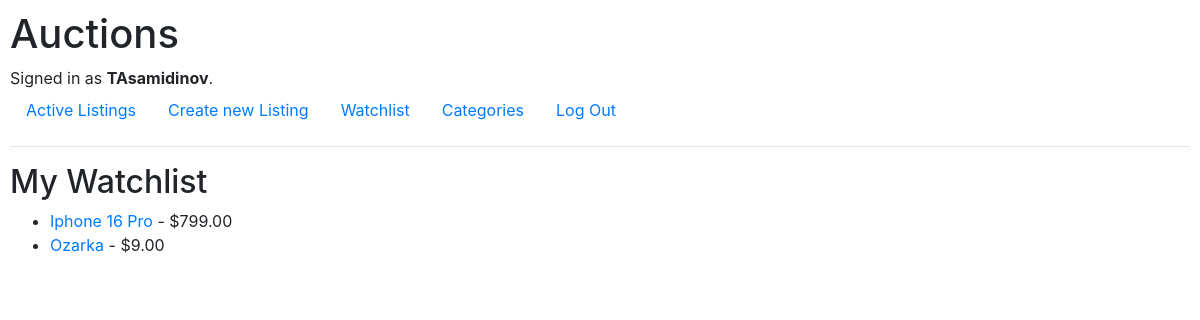
Screenshot of /watchlist (signed in) with the database file from the repository.
### auctions/models.py (models this page shows, shortened)
class User(AbstractUser):
    name = models.CharField(max_length=255, blank=True)
    surname = models.CharField(max_length=255, blank=True)
    email = models.EmailField(unique=True)
    phone_number = models.CharField(max_length=15, blank=True)
    address = models.TextField(blank=True)
    date_of_birth = models.DateField(null=True, blank=True)
    is_verified = models.BooleanField(default=False)
    watchlist = models.ManyToManyField('Listing', related_name='watchers', blank=True)

class Listing(models.Model):
    title = models.CharField(max_length=255)
    description = models.TextField()
    price = models.DecimalField(max_digits=10, decimal_places=2)
    created_at = models.DateTimeField(auto_now_add=True)
    updated_at = models.DateTimeField(auto_now=True)
    owner = models.ForeignKey(User, on_delete=models.CASCADE)
    category = models.CharField(max_length=50, blank=True)
    image_url = models.URLField(blank=True, null=True)
    is_active = models.BooleanField(default=True)
    winner = models.ForeignKey(User, related_name='won_listings', null=True, blank=True, on_delete=models.SET_NULL)

### auctions/views.py (the view)
# urls.py: path("watchlist", views.watchlist, name="watchlist"),
def watchlist(request):
    if request.user.is_authenticated:
        watchlist_items = request.user.watchlist.all()
        return render(request, "auctions/watchlist.html", {
            "watchlist": watchlist_items
        })
    else:
        return render(request, "auctions/login.html", {
            "message": "You must be logged in to view your watchlist."
        })

### auctions/templates/auctions/watchlist.html
{% extends "auctions/layout.html" %}
{% block body %}
    <h2>My Watchlist</h2>
    {% if watchlist %}
        <ul>
            {% for listing in watchlist %}
                <li>
                    <a href="{% url 'listing' listing.id %}">{{ listing.title }}</a> - ${{ listing.price }}
                </li>
            {% endfor %}
        </ul>
    {% else %}
        <p>Your watchlist is empty.</p>
    {% endif %}
{% endblock %}

### auctions/templates/auctions/layout.html (shortened to what this page needs)
{% load static %}
<!DOCTYPE html>
<html lang="en">
    <head>
        <link rel="stylesheet" href="https://stackpath.bootstrapcdn.com/bootstrap/4.4.1/css/bootstrap.min.css">
        <link href="{% static 'auctions/styles.css' %}" rel="stylesheet">
    </head>
    <body>
        <h1>Auctions</h1>
        <div>
            {% if user.is_authenticated %}
                Signed in as <strong>{{ user.username }}</strong>.
            {% else %}
                Not signed in.
            {% endif %}
        </div>
        <ul class="nav">
            <li class="nav-item">
                <a class="nav-link" href="{% url 'index' %}">Active Listings</a>
            </li>
            <li class="nav-item">
                <a class="nav-link" href="{% url 'new_listing' %}">Create new Listing</a>
            </li>
            <li class="nav-item">
                <a class="nav-link" href="{% url 'watchlist' %}">Watchlist</a>
            </li>
            <li class="nav-item">
                <a class="nav-link" href="{% url 'categories' %}">Categories</a>
            </li>
            {% if user.is_authenticated %}
                <li class="nav-item">
                    <a class="nav-link" href="{% url 'logout' %}">Log Out</a>
                </li>
            {% endif %}
        </ul>
        <hr>
        {% block body %}
        {% endblock %}
    </body>
</html>

### auctions/static/auctions/styles.css (style rules this page uses)
body { padding: 10px; }

### rows the page displays
User: username "TAsamidinov"
Listing: title "Iphone 16 Pro", price "799.00"
Listing: title "Ozarka", price "9.00"
